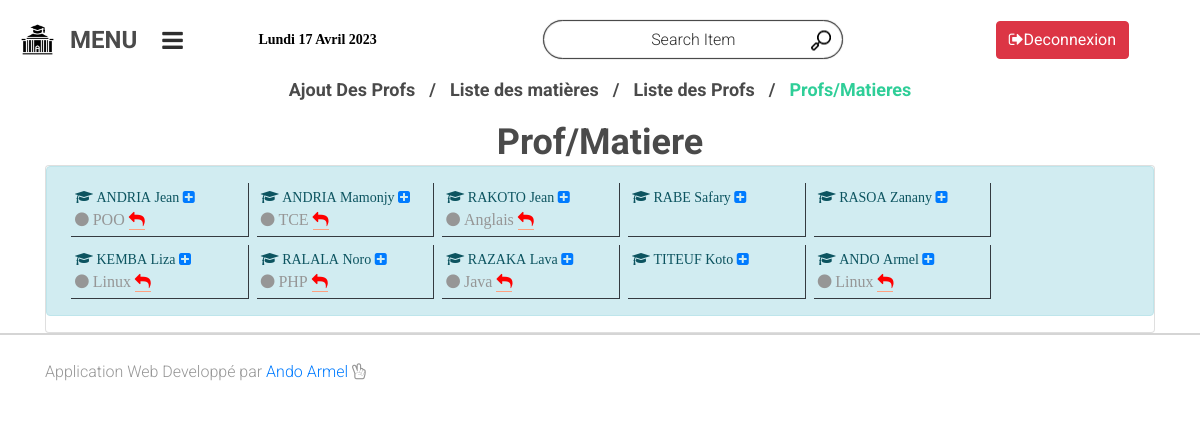
Page /backend/Gpage.php?page=action (signed in) on the committed database.
### tables this page shows
CREATE TABLE `prof` (
  `idProf` int(20) NOT NULL AUTO_INCREMENT,
  `nomProf` varchar(255) NOT NULL,
  `prenomProf` varchar(255) NOT NULL,
  `sexe` varchar(22) NOT NULL,
  `numero` varchar(200) NOT NULL,
  `mail` varchar(200) NOT NULL,
  PRIMARY KEY (`idProf`)
);

CREATE TABLE `profmat` (
  `idProfMat` int(50) NOT NULL AUTO_INCREMENT,
  `idProf` int(50) NOT NULL,
  `idMatiere` int(50) NOT NULL,
  PRIMARY KEY (`idProfMat`)
);

CREATE TABLE `matiere` (
  `idMatiere` int(20) NOT NULL AUTO_INCREMENT,
  `nomMatiere` varchar(255) NOT NULL,
  `coeuf` int(10) DEFAULT NULL,
  `idFiliere` int(20) DEFAULT NULL,
  `idAnnee` int(20) DEFAULT NULL,
  PRIMARY KEY (`idMatiere`)
);

### backend/class/bdd.php (called while the page is built, shortened)
<?php
class Database
{
    private $dbsuser;
    private $mdps;
    private $pdo;
        public function __construct($dbsname='gestionecl',$dbsuser = 'root',$mdp='',$host='localhost')
        {
            $this->dbsuser = $dbsuser;
            $this->mdps = $mdp;
        }
        private function connect()
        {
            if($this->pdo === null){
                $pdo = new PDO("mysql:host=localhost;dbname=gestionecl",$this->dbsuser,$this->mdps,[
                    PDO::ATTR_ERRMODE => PDO::ERRMODE_EXCEPTION,
                    PDO::ATTR_DEFAULT_FETCH_MODE => PDO::FETCH_ASSOC
                ]);
                $this->pdo = $pdo;
            }
        return $this->pdo;
        }
        public function requette(string $requette)
        {
            try{
                return  $this->connect()->query($requette);
            }catch(PDOException $e){
                echo $e->getMessage();
            }
        }
}

### gestion/action.php (the view, shortened to what this page needs)
<?php
include_once 'lienProf.php';
?>
<div class="col-lg-6 offset-lg-3">
	<div style="margin-top: 0.5cm;" class="section_title text-center">Prof/Matiere</div>
</div>
<div class="container">
    <div class="card">
        <div class="alert alert-info">
        <div class="d-flex flex-wrap ">
        <?php
            $prof = $databases->requette('SELECT * FROM prof');
            while($profs = $prof->fetch()) :
            $idProf = $profs['idProf'];
        ?>
                <div class="col-md-2 border-bottom border-right m-1 p-1 border-dark">
                <strong >
                    <i class="fa fa-mortar-board ">
                        <?=$profs['nomProf'].' '.$profs['prenomProf']?>
                        <a href="../backend/Gpage.php?page=ajtProfMat&id=<?=$idProf?>"><span class="fa fa-plus-square"></span></a>
                    </i>
                </strong><br>
                    <?php
                        $actProf = $databases->requette('SELECT * FROM profmat pf
                            RIGHT JOIN prof p ON p.idProf=pf.idProf
                            JOIN matiere m ON m.idMatiere=pf.idMatiere WHERE pf.idProf='.$idProf);
                            while($actprofs = $actProf->fetch()) : ?>
                                <p >
                                    <span class="fa fa-circle"> <?=$actprofs['nomMatiere']?></span>
                                    <a href="../backend/Gpage.php?page=delActionProf&id=<?=$actprofs['idProfMat']?>"><span style="color: red;" class="fa fa-mail-reply"></span></a>
                                </p>
                            <?php endwhile ?>
                </div>
            <?php endwhile ?>
        </div>
        </div>
    </div>
</div>

### gestion/styles/main_styles.css (style rules this page uses)
* { margin: 0; padding: 0; -webkit-font-smoothing: antialiased; -webkit-text-shadow: rgba(0,0,0,.01) 0 0 1px; text-shadow: rgba(0,0,0,.01) 0 0 1px; }
body { font-family: 'Roboto', sans-serif; font-size: 14px; font-weight: 400; background: #FFFFFF; color: #a5a5a5; }
div { display: block; position: relative; -webkit-box-sizing: border-box; -moz-box-sizing: border-box; box-sizing: border-box; }
p { font-family: 'Roboto', sans-serif; font-size: 16px; line-height: 1.5; font-weight: 300; color: #969696; -webkit-font-smoothing: antialiased; -webkit-text-shadow: rgba(0,0,0,.01) 0 0 1px; text-shadow: rgba(0,0,0,.01) 0 0 1px; }
p a { display: inline; position: relative; color: inherit; border-bottom: solid 1px #ffa07f; -webkit-transition: all 200ms ease; -moz-transition: all 200ms ease; -ms-transition: all 200ms ease; -o-transition: all 200ms ease; transition: all 200ms ease; }
p:last-of-type { margin-bottom: 0; }
a { -webkit-transition: all 200ms ease; -moz-transition: all 200ms ease; -ms-transition: all 200ms ease; -o-transition: all 200ms ease; transition: all 200ms ease; }
a, a:hover, a:visited, a:active, a:link { text-decoration: none; -webkit-font-smoothing: antialiased; -webkit-text-shadow: rgba(0,0,0,.01) 0 0 1px; text-shadow: rgba(0,0,0,.01) 0 0 1px; }
.section_title { font-size: 36px; font-weight: 700; color: #4a4a4a; line-height: 1.2; }

### rows in the picture
prof: nomProf "ANDRIA", prenomProf "Jean"
profmat: idMatiere.nomMatiere "POO"
prof: nomProf "ANDRIA", prenomProf "Mamonjy"
profmat: idMatiere.nomMatiere "TCE"
prof: nomProf "RAKOTO", prenomProf "Jean"
profmat: idMatiere.nomMatiere "Anglais"
prof: nomProf "RABE", prenomProf "Safary"
prof: nomProf "RASOA", prenomProf "Zanany"
prof: nomProf "KEMBA", prenomProf "Liza"
profmat: idMatiere.nomMatiere "Linux"
prof: nomProf "RALALA", prenomProf "Noro"
profmat: idMatiere.nomMatiere "PHP"
prof: nomProf "RAZAKA", prenomProf "Lava"
profmat: idMatiere.nomMatiere "Java"
prof: nomProf "TITEUF", prenomProf "Koto"
prof: nomProf "ANDO", prenomProf "Armel"
profmat: idMatiere.nomMatiere "Linux"
